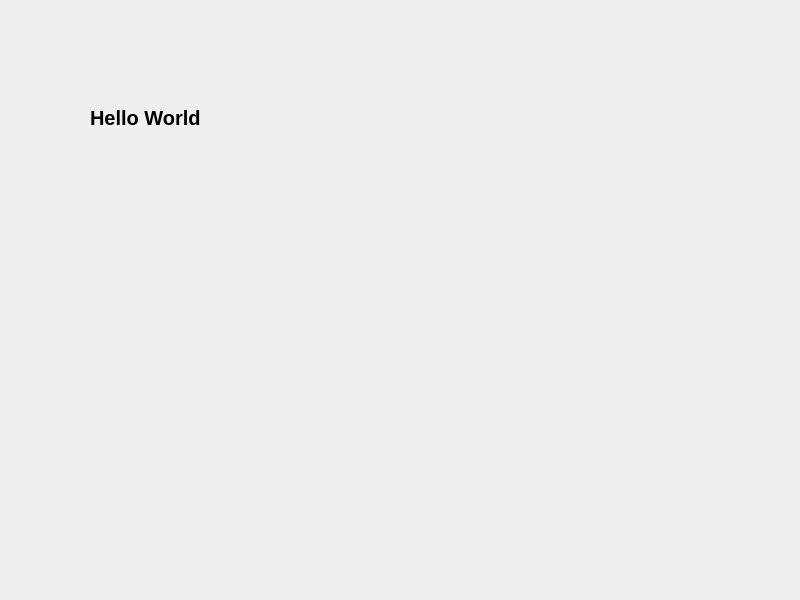
<?xml version="1.0" encoding="UTF-8"?>
<ui version="4.0">
 <class>Widget</class>
 <widget class="QWidget" name="Widget">
  <property name="geometry">
   <rect>
    <x>0</x>
    <y>0</y>
    <width>800</width>
    <height>600</height>
   </rect>
  </property>
  <property name="windowTitle">
   <string>Widget</string>
  </property>
  <widget class="QLabel" name="label">
   <property name="geometry">
    <rect>
     <x>90</x>
     <y>110</y>
     <width>141</width>
     <height>16</height>
    </rect>
   </property>
   <property name="font">
    <font>
     <pointsize>15</pointsize>
     <bold>true</bold>
    </font>
   </property>
   <property name="text">
    <string>Hello World</string>
   </property>
  </widget>
 </widget>
 <resources/>
 <connections/>
</ui>
